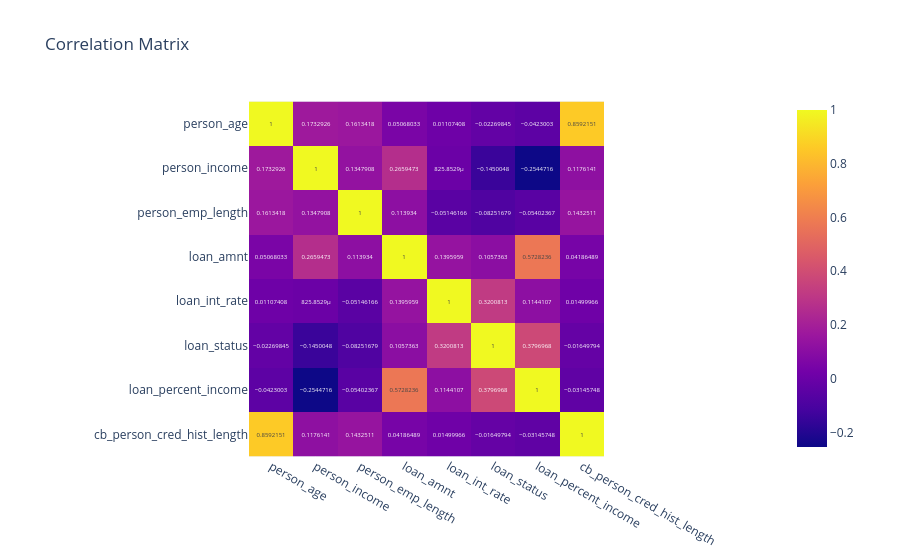

Notebook cell for this chart:
### Code cell
corr = df.select_dtypes(include="number").corr()

fig = px.imshow(
    corr,
    text_auto=True,
    title="Correlation Matrix"
)

fig.show()

### Figure 1 — Plotly figure (JSON) as saved in the notebook; plotly's stock layout.template omitted (floating-point values rounded to 4 significant figures)
{"data": [{"coloraxis": "coloraxis", "hovertemplate": "x: %{x}<br>y: %{y}<br>color: %{z}<extra></extra>", "name": "0", "texttemplate": "%{z}", "type": "heatmap", "x": ["person_age", "person_income", "person_emp_length", "loan_amnt", "loan_int_rate", "loan_status", "loan_percent_income", "cb_person_cred_hist_length"], "xaxis": "x", "y": ["person_age", "person_income", "person_emp_length", "loan_amnt", "loan_int_rate", "loan_status", "loan_percent_income", "cb_person_cred_hist_length"], "yaxis": "y", "z": [[1.0, 0.1733, 0.1613, 0.05068, 0.01107, -0.0227, -0.0423, 0.8592], [0.1733, 1.0, 0.1348, 0.2659, 0.0008259, -0.145, -0.2545, 0.1176], [0.1613, 0.1348, 1.0, 0.1139, -0.05146, -0.08252, -0.05402, 0.1433], [0.05068, 0.2659, 0.1139, 1.0, 0.1396, 0.1057, 0.5728, 0.04186], [0.01107, 0.0008259, -0.05146, 0.1396, 1.0, 0.3201, 0.1144, 0.015], [-0.0227, -0.145, -0.08252, 0.1057, 0.3201, 1.0, 0.3797, -0.0165], [-0.0423, -0.2545, -0.05402, 0.5728, 0.1144, 0.3797, 1.0, -0.03146], [0.8592, 0.1176, 0.1433, 0.04186, 0.015, -0.0165, -0.03146, 1.0]]}], "layout": {"coloraxis": {"colorscale": [[0, "#0d0887"], [0.1111, "#46039f"], [0.2222, "#7201a8"], [0.3333, "#9c179e"], [0.4444, "#bd3786"], [0.5556, "#d8576b"], [0.6667, "#ed7953"], [0.7778, "#fb9f3a"], [0.8889, "#fdca26"], [1, "#f0f921"]]}, "title": {"text": "Correlation Matrix"}, "xaxis": {"anchor": "y", "constrain": "domain", "domain": [0, 1], "scaleanchor": "y"}, "yaxis": {"anchor": "x", "autorange": "reversed", "constrain": "domain", "domain": [0, 1]}}}
